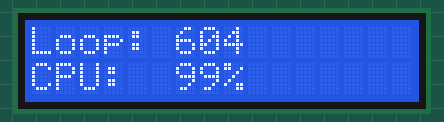
The sketch below on a simulated Arduino Uno, built with avr-gcc and run on an emulated ATmega328P. Shown: 16×2 character LCD.

Above: at 11.1 s.

The sketch:

JB_CPU_Usage_Optimized.ino
```cpp
/*
  CPU Usage Test 1
*/

#include <LiquidCrystal.h>

LiquidCrystal lcd(14, 12,   4, 5, 6, 7,   8, 9, 10, 11);  // 8 bit mode

// unsigned long can keep values from 0 to 4294967295 (2^32 - 1)
// https://www.arduino.cc/reference/en/language/variables/data-types/unsignedlong/
unsigned long _endTime_me;
unsigned long _loopCounter = 0;

unsigned long _nextMeasurement_ms;
unsigned long _cpuLoopCounter = 0;
unsigned int _avgCpuUsage_perc = 0;

boolean _cpuBlock = true;

boolean _done = false;

const int c_100 = 100;
const int c_1000_ms = 1000;
const unsigned long c_MaxLoopCount = 168000;

// ----------

void setup()
{
  // some displays need time to initialize
  delay(1000);
  // initialize LCD and set up the number of columns and rows
  lcd.begin(16, 2);
  // testing time 10 seconds = 10 * c_1000_ms [ms] = 10000 [ms]
  _endTime_me = millis() + 10 * c_1000_ms;

  _nextMeasurement_ms = millis() + c_1000_ms;
}

void loop()
{
  if (! _done) {
    // be careful: millis() is expensive and eats up 21% of CPU time.
    unsigned long currentTime_ms = millis();

    if (_cpuBlock) {
      delay(765);
      _cpuBlock = false;
    }

    if (_nextMeasurement_ms < currentTime_ms) {
      if (_cpuLoopCounter > c_MaxLoopCount) {
        _cpuLoopCounter = c_MaxLoopCount;
      }

      int usage_perc = c_100 - (_cpuLoopCounter * c_100 / c_MaxLoopCount);
      if (usage_perc > c_100) {
        usage_perc = c_100;
      }
      _avgCpuUsage_perc = (usage_perc + _avgCpuUsage_perc) / 2;
      _nextMeasurement_ms = currentTime_ms + c_1000_ms;
      _cpuLoopCounter = 0;

      _cpuBlock = true;
    }

    if (_endTime_me < currentTime_ms) {
      // the loop counter is 2891488, means (aproximately) we ran 3 mio times through our loop in 10 seconds
      // beside incrementing we have 1 call to millis() and two compare functions in each loop, honestly we stole some processing power
      //
      //     460 loops in     1 [ms] = 460 [loops / ms] ???
      //  289148 loops in  1000 [ms] = 289 [loops / ms]
      // 2891488 loops in 10000 [ms] = 289 [loops / ms]
      // --> 289000 [loops / sec]
      lcd.clear();
      lcd.setCursor(0, 0);
      lcd.print("Loop:");
      lcd.setCursor(6, 0);
      lcd.print(_loopCounter / 10);

      lcd.setCursor(0, 1);
      lcd.print("CPU:");
      lcd.setCursor(6, 1);
      // prints 98% instead of 100%, becasue we start with 0% and calculate an average between old and new, thus the value increases towards 100% over time
      lcd.print(_avgCpuUsage_perc);
      lcd.print("%");

      _done = true;
    } else {
      _loopCounter++;
      _cpuLoopCounter++;
    }
  }
}
```
